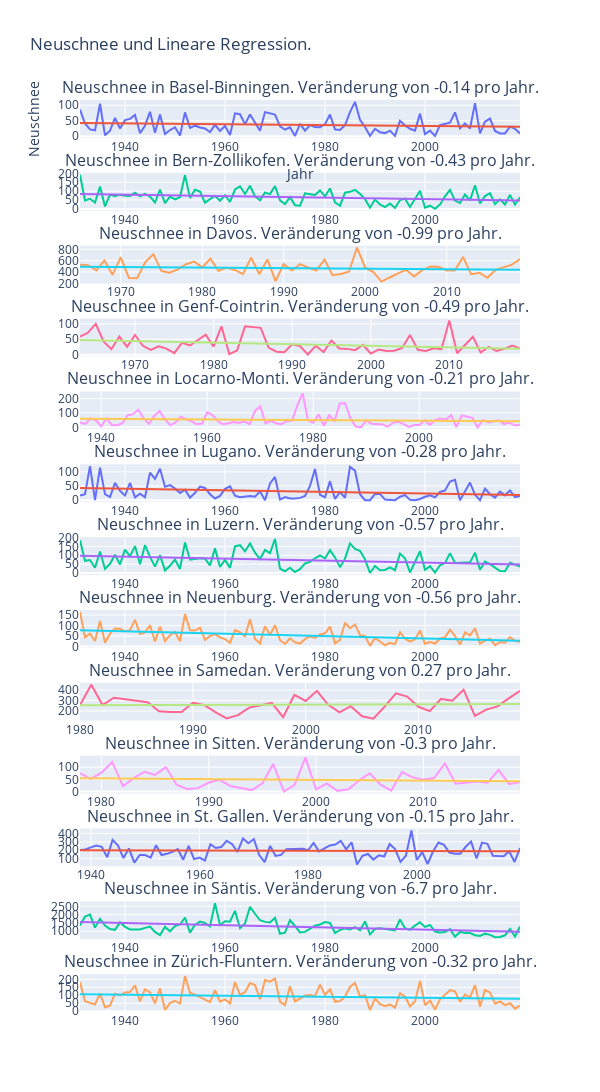

This figure's notebook cell:
### Code cell
coefs = []
for region in np.unique(df_neuschnee['Region']):
    df = df_neuschnee[df_neuschnee['Region']==region].copy()
    df, coef = sk_linreg(df, True)
    coefs.append(coef[0])

subplots_titles = []
for coef, region in zip(coefs, np.unique(df_neuschnee['Region'])):
    subplots_titles.append('Neuschnee in {}. Veränderung von {:.2} pro Jahr.'.format(region, coef))

nr_region = len(np.unique(df_neuschnee['Region']))
fig = make_subplots(rows=nr_region, cols=1, subplot_titles=subplots_titles)

for i, region in enumerate(np.unique(df_neuschnee['Region']), 1):
    df = df_neuschnee[df_neuschnee['Region']==region].copy()
    df, coef = sk_linreg(df, True)
    fig.append_trace(go.Scatter(x=df['Year'], y=df['Neuschnee'],
                                name='Neuschnee'),
                     row = i, col = 1)
    fig.append_trace(go.Scatter(x=df['Year'], y=df['Linear Regression Line'], name=np.round(coef[0],2)),
                     row = i, col = 1)


fig.update_layout(height=3000, width=600, title_text="Neuschnee und Lineare Regression.",
                  showlegend=False, xaxis_title='Jahr', yaxis_title='Neuschnee')
fig.show()
